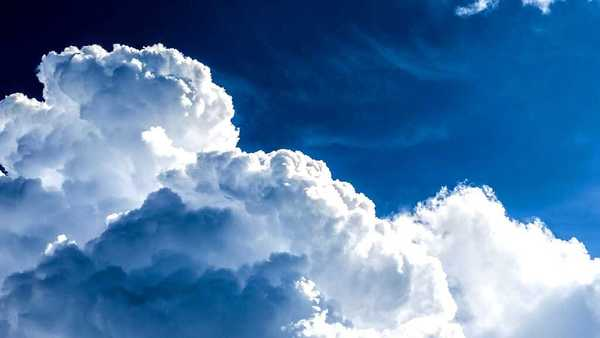
#> input picture oblaka-1.jpg, 600 x 338 px
$ python 2d.py
#> lines starting #> are read from the running program, lines starting #| are printed output that depends on the picture
# -*- coding: utf-8 -*-
"""
Created on Sat Mar 18 18:21:21 2023

@author: User
"""
import numpy as np
import matplotlib.pyplot as plt
import imageio as iio

asis_image = iio.imread("oblaka-1.jpg")
#> asis_image is the input picture: shape (338, 600, 3); mean R, G, B 84.2, 126.8, 171
ini_image = iio.imread("oblaka-1.jpg")[:, :, 0]
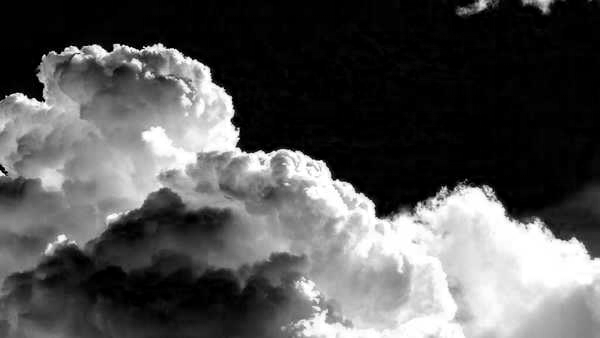
#> ini_image: shape (338, 600); min 0, max 255, mean 84.2


class Model:
    def __init__(self, mod):
        self.model = mod
        self.shape = np.shape(self.model)
#> self.shape = (338, 600)
        self.xcrd = np.nan
        self.ycrd = np.nan
        self.dx = np.nan
        self.dy = np.nan

    def setSize(self, xrange, yrange):
        self.dx = (xrange[-1]-xrange[0])/self.shape[1]
#> self.dx = 2
        self.dy = (yrange[-1]-yrange[0])/self.shape[0]
#> self.dy = 1

        self.xcrd = np.arange(xrange[0], xrange[-1], self.dx)
#> self.xcrd = 600 values from 0 to 1198
        self.ycrd = np.arange(yrange[0], yrange[-1], self.dy)
#> self.ycrd = 338 values from 0 to 337

class FProblem:
    def __init__(self, probType):
        self.type = probType
        self.model = np.nan
        self.src = np.nan
        self.rec = np.nan
        self.measureRange = np.nan
        self.ystep = np.nan

    def setModel(self, modObj):
        self.model = modObj
        self.ystep = self.model.dy
    def setYStep(self, yst_val):
        self.ystep = yst_val
    def setSrc(self, srcCrdList):
        self.src = srcCrdList
    def setRec(self, recCrdList):
        self.rec = recCrdList
    def setMeasurRenge(self, measureRange):
        self.measureRange = measureRange

    def get1DModel(self, xcrd):
        xshift = min(self.model.xcrd)
        tmpModX = self.model.xcrd - xshift
        tmpXCrd = xcrd - xshift

        xInd = int((tmpXCrd-tmpModX[0])/self.model.dx)
        iniModel = self.model.model[:,xInd]

        thickness = np.ones(int(self.model.shape[0]/self.ystep))*self.ystep
        resistivity = np.zeros(len(thickness)+1)

        for i in range(len(thickness)):
            resistivity[i] = np.mean(iniModel[int(i*self.ystep):int((i+1)*self.ystep)])
        resistivity[-1] = iniModel[-1]


        return thickness, resistivity


model = Model(ini_image)
model.setSize([0,1200], [0,338])

prb = FProblem('mt')
prb.setModel(model)
prb.setRec(np.arange(100,500,50))

# prb.setYStep(50)

# h, r = prb.get1DModel(1199)
